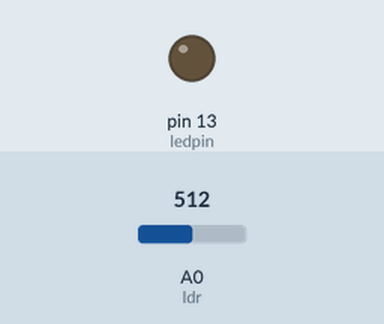
This sketch was run on a simulated Arduino Uno, built with avr-gcc and run on an emulated ATmega328P. Shown: output pins drawn as LEDs (lit = HIGH). The inputs (shaded band) are chosen by the test bench; at power-on: A0 (ldr) = 512. What the sketch prints to the serial monitor is not drawn.

Above: at 1.2 s.
1.3 s: A0 (ldr) set to 488
At 2.4 s:
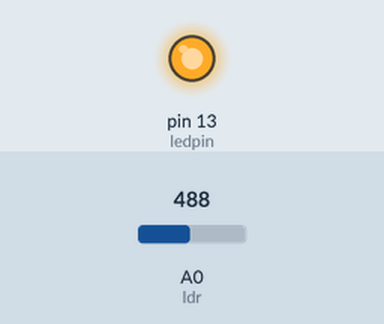
2.8 s: A0 (ldr) set to 510
At 3.4 s:
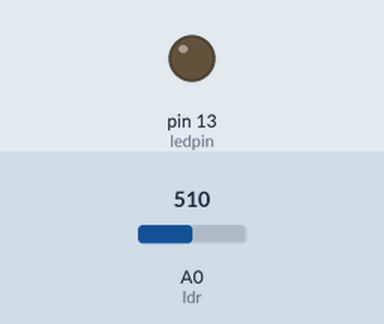
4.3 s: A0 (ldr) set to 490
At 4.6 s:
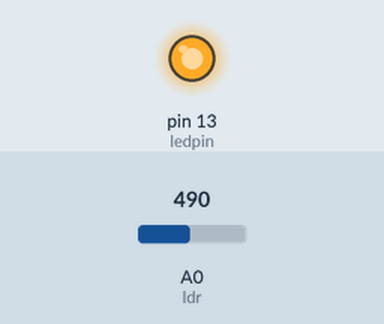
Timing chart, 0 to 7.3 s (numbered marks = the images above; inputs shaded):
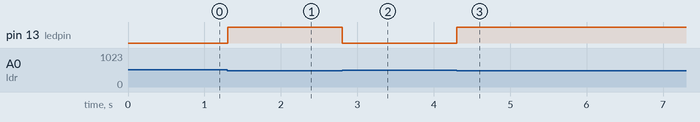

The sketch:

ldr.ino
```cpp
int ldr=A0;
int ledpin=13;
void setup() {
 pinMode(ledpin,OUTPUT);
 Serial.begin(9600);

}

void loop() {
  int value=analogRead(ldr);
  Serial.print(value);
  int threshold=500;
  if(value<threshold)
    digitalWrite(ledpin,HIGH);
  else
    digitalWrite(ledpin,LOW);

}
```

Measured:
- the behaviour switches between 500 and 499 on A0 (ldr) (found by bisection; images 0 and 1)
- after the input at 1.3 s, pin 13 (ledpin): LOW → HIGH at once
- after the input at 2.8 s, pin 13 (ledpin): HIGH → LOW at once
- after the input at 4.3 s, pin 13 (ledpin): LOW → HIGH at once
